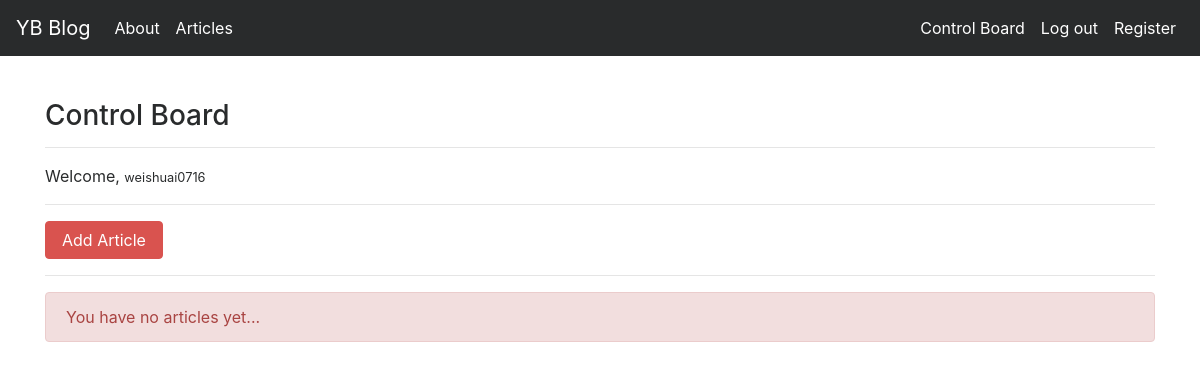
Page /articles/dashboard/ (signed in) on the earlier database version.
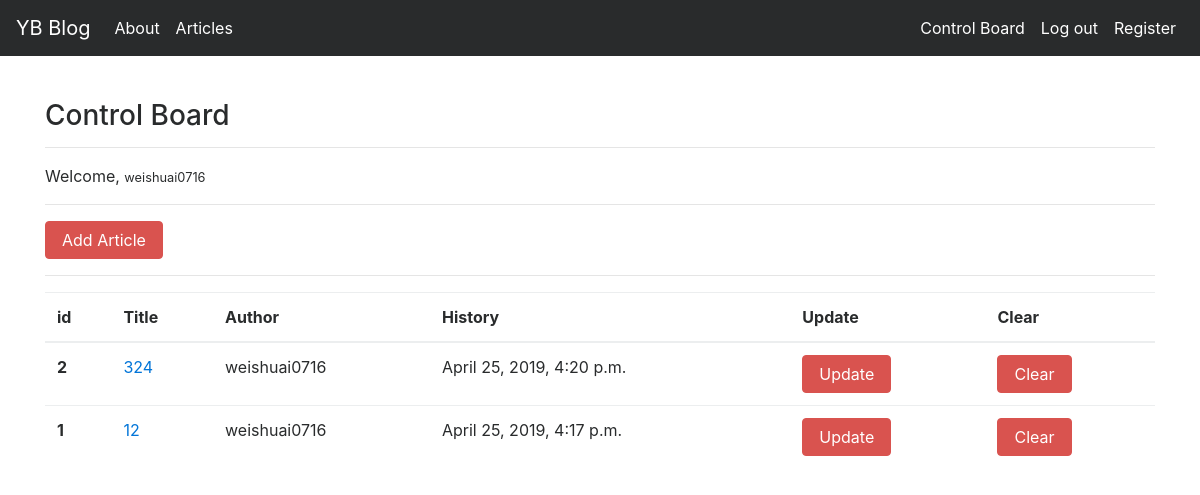
Same page on the later database version.
### article/models.py (models this page shows, shortened)
class Article(models.Model):
    author = models.ForeignKey("auth.User",on_delete = models.CASCADE,verbose_name = "Author ")
    title = models.CharField(max_length = 50,verbose_name = "Title")
    content = RichTextField()
    created_date = models.DateTimeField(auto_now_add=True,verbose_name="Date Created")
    article_image = models.FileField(blank = True,null = True,verbose_name="Add Photos to Article")
    class Meta:
        ordering = ['-created_date']

### article/views.py (the view)
# urls.py: path('dashboard/',views.dashboard,name = "dashboard"),
@login_required(login_url = "user:login")
def dashboard(request):
    articles = Article.objects.filter(author = request.user)
    context = {
        "articles":articles
    }
    return render(request,"dashboard.html",context)

### templates/dashboard.html
{% extends "layout.html" %}
{% block body %}
<h3>Control Board</h3>
<hr>
<p>
    Welcome, <small>{{request.user.username}}</small>
</p>
<hr>
<a class = "btn btn-danger" href = "{% url 'article:addarticle' %}">Add Article </a>
<hr>
{% if articles %}
<table class="table">
        <thead>
          <tr>
            <th scope="col">id</th>
            <th scope="col">Title</th>
            <th scope="col">Author</th>
            <th scope="col">History</th>
            <th scope="col">Update</th>
            <th scope="col">Clear</th>
          </tr>
        </thead>
        <tbody>
          {% for article in articles %}
          <tr>
            <th scope="row">{{article.id}}</th>
            <td><a href="{% url 'article:detail' article.id %}">{{article.title}}</a></td>
            <td>{{article.author.username}}</td>
            <td>{{article.created_date}}</td>
            <td><a href="{% url 'article:update' article.id %}" class = "btn btn-danger">Update</a></td>
            <td><a href="{% url 'article:delete' article.id %}" class = "btn btn-danger">Clear</a> </td>
          </tr>
          {% endfor %}
        </tbody>
      </table>
{% else %}
<div class = "alert alert-danger">
    You have no articles yet...
</div>
{% endif %}
{% endblock body %}

Differences in the rows shown:
added Article: id "2", title "324", author.username "weishuai0716", created_date "April 25, 2019, 4:20 p.m."
added Article: id "1", title "12", author.username "weishuai0716", created_date "April 25, 2019, 4:17 p.m."
Other differences:
text no longer shown: "You have no articles yet..."
text now shown: "id Title Author History Update Clear"
